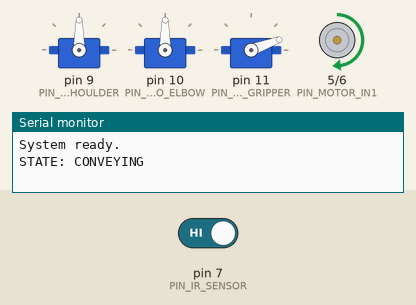
A sketch run on a simulated Arduino Uno, built with avr-gcc and run on an emulated ATmega328P. On the bench: 3 × servo, motor-driver pin pairs drawn as motors (green arrow = first pin HIGH = forward, orange = second pin HIGH = backward, longer = more drive, scaled by the enable pin), the last lines printed to the serial monitor. Inputs (shaded band) come from the test bench; at power-on: pin 7 (PIN_IR_SENSOR) HIGH.

Above: at 2.2 s.
2.3 s: pin 7 (PIN_IR_SENSOR) driven LOW
At 2.8 s:
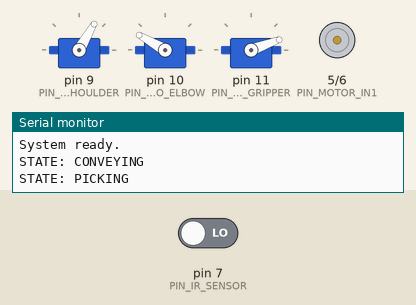
At 4.7 s:
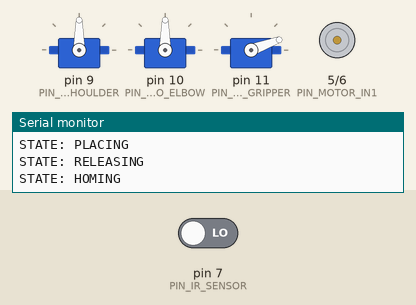
5.3 s: pin 7 (PIN_IR_SENSOR) driven HIGH
At 6.2 s:
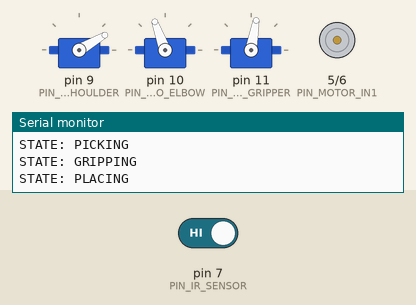
Timing chart, 0 to 8.8 s (numbered marks = the images above; inputs shaded):
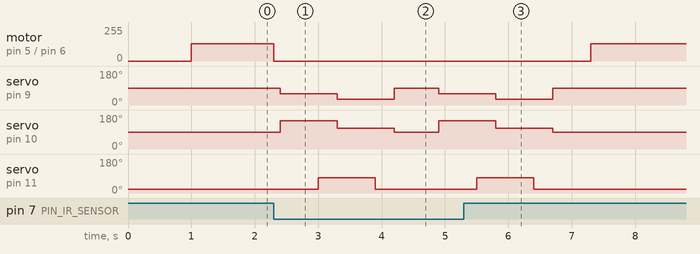

Measured:
- after the input at 2.3 s, motor on pin 5 (PIN_MOTOR_IN1) / pin 6 (PIN_MOTOR_IN2): forward 130/255 → stopped at once; servo on pin 9 (PIN_SERVO_SHOULDER): 90° → 60° after 0.10 s, → 30° 0.90 s later, → 90° 0.90 s later, → 60° 0.70 s later
- after the input at 5.3 s, motor on pin 5 (PIN_MOTOR_IN1) / pin 6 (PIN_MOTOR_IN2): stopped → forward 130/255 after 2.0 s; servo on pin 9 (PIN_SERVO_SHOULDER), servo on pin 10 (PIN_SERVO_ELBOW): goes on until 6.7 s, then stays 90°; servo on pin 11 (PIN_SERVO_GRIPPER): goes on until 6.4 s, then stays 20°

The sketch:

auto_cell.ino
```cpp
#include <Servo.h>

// ── Pin definitions ────────────────────────────────────────
const int PIN_SERVO_SHOULDER = 9;
const int PIN_SERVO_ELBOW = 10;
const int PIN_SERVO_GRIPPER = 11;
const int PIN_MOTOR_IN1 = 5;
const int PIN_MOTOR_IN2 = 6;
const int PIN_MOTOR_ENA = 3;
const int PIN_IR_SENSOR = 7;

// ── Servo positions (degrees) ──────────────────────────────
// Find these manually BEFORE running automation — see guide
const int HOME_SHOULDER = 90;
const int HOME_ELBOW = 90;

const int PICK_SHOULDER = 60; // tune this for your arm
const int PICK_ELBOW = 150;   // tune this for your arm

const int BIN_A_SHOULDER = 30;
const int BIN_A_ELBOW = 110;

const int GRIPPER_OPEN = 20;
const int GRIPPER_CLOSED = 80;

// ── Motor settings ─────────────────────────────────────────
const int BELT_SPEED = 130; // 0–255. Start low, increase if needed.

// ── Timing ────────────────────────────────────────────────
const int GRIP_DELAY_MS = 300;
const int MOVE_DELAY_MS = 600; // wait for servo to reach position

// ── State machine ─────────────────────────────────────────
enum State
{
    IDLE,
    CONVEYING,
    PICKING,
    GRIPPING,
    PLACING,
    RELEASING,
    HOMING
};

State currentState = IDLE;

// ── Servo objects ─────────────────────────────────────────
Servo shoulder;
Servo elbow;
Servo gripper;

// ── setup() ───────────────────────────────────────────────
void setup()
{
    shoulder.attach(PIN_SERVO_SHOULDER);
    elbow.attach(PIN_SERVO_ELBOW);
    gripper.attach(PIN_SERVO_GRIPPER);

    pinMode(PIN_MOTOR_IN1, OUTPUT);
    pinMode(PIN_MOTOR_IN2, OUTPUT);
    pinMode(PIN_MOTOR_ENA, OUTPUT);
    pinMode(PIN_IR_SENSOR, INPUT_PULLUP); // PULLUP avoids floating reads

    Serial.begin(9600);
    Serial.println("System ready.");

    // Move arm to home on startup
    shoulder.write(HOME_SHOULDER);
    elbow.write(HOME_ELBOW);
    gripper.write(GRIPPER_OPEN);
    delay(1000); // give servos time to reach home

    currentState = CONVEYING; // start the loop
}

// ── loop() ────────────────────────────────────────────────
// This is the heart of the state machine.
// It runs thousands of times per second, checking which
// state we're in and calling the right function.

void loop()
{
    switch (currentState)
    {
    case CONVEYING:
        doConveying();
        break;
    case PICKING:
        doPicking();
        break;
    case GRIPPING:
        doGripping();
        break;
    case PLACING:
        doPlacing();
        break;
    case RELEASING:
        doReleasing();
        break;
    case HOMING:
        doHoming();
        break;
    }
}

// ── State functions ────────────────────────────────────────

void doConveying()
{
    Serial.println("STATE: CONVEYING");
    beltForward();

    // Wait until IR sensor detects an object
    // IR sensor outputs LOW when object is detected (with PULLUP)
    while (digitalRead(PIN_IR_SENSOR) == HIGH)
    {
        // keep belt running, do nothing else
    }

    // Object detected — stop belt and move to next state
    beltStop();
    delay(100); // brief pause to let object settle
    currentState = PICKING;
}

void doPicking()
{
    Serial.println("STATE: PICKING");

    // Move arm to pick position above the object
    shoulder.write(PICK_SHOULDER);
    elbow.write(PICK_ELBOW);
    delay(MOVE_DELAY_MS); // wait for servos to arrive

    currentState = GRIPPING;
}

void doGripping()
{
    Serial.println("STATE: GRIPPING");

    gripper.write(GRIPPER_CLOSED);
    delay(GRIP_DELAY_MS); // give gripper time to close fully

    currentState = PLACING;
}

void doPlacing()
{
    Serial.println("STATE: PLACING");

    // Move to bin A (hardcoded for v1 — add sensor later for sorting)
    shoulder.write(BIN_A_SHOULDER);
    elbow.write(BIN_A_ELBOW);
    delay(MOVE_DELAY_MS);

    currentState = RELEASING;
}

void doReleasing()
{
    Serial.println("STATE: RELEASING");

    gripper.write(GRIPPER_OPEN);
    delay(GRIP_DELAY_MS);

    currentState = HOMING;
}

void doHoming()
{
    Serial.println("STATE: HOMING");

    shoulder.write(HOME_SHOULDER);
    elbow.write(HOME_ELBOW);
    delay(MOVE_DELAY_MS);

    currentState = CONVEYING; // loop restarts
}

// ── Helper functions ──────────────────────────────────────

void beltForward()
{
    digitalWrite(PIN_MOTOR_IN1, HIGH);
    digitalWrite(PIN_MOTOR_IN2, LOW);
    analogWrite(PIN_MOTOR_ENA, BELT_SPEED);
}

void beltStop()
{
    digitalWrite(PIN_MOTOR_IN1, LOW);
    digitalWrite(PIN_MOTOR_IN2, LOW);
    analogWrite(PIN_MOTOR_ENA, 0);
}
```
